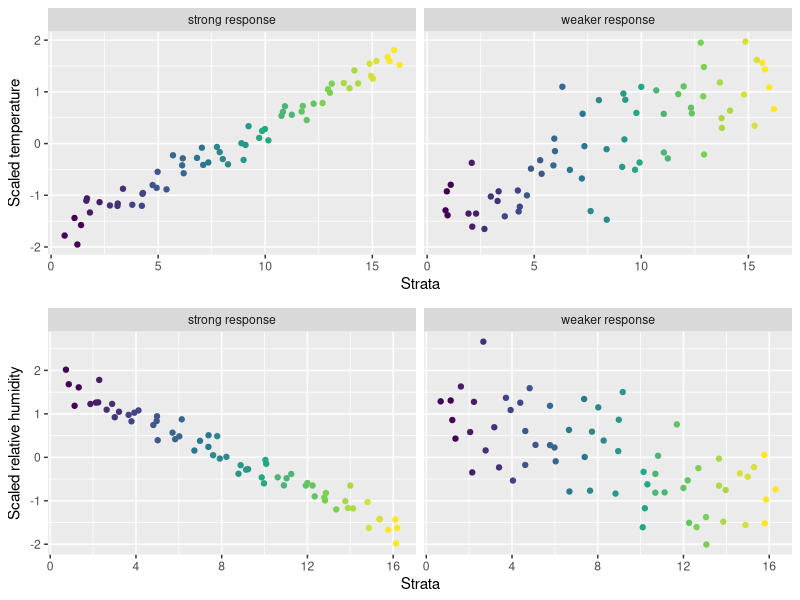
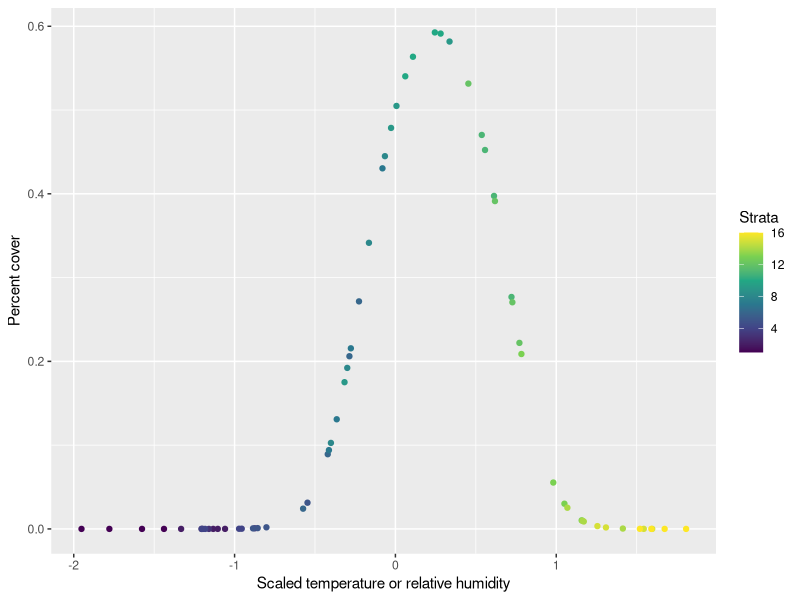
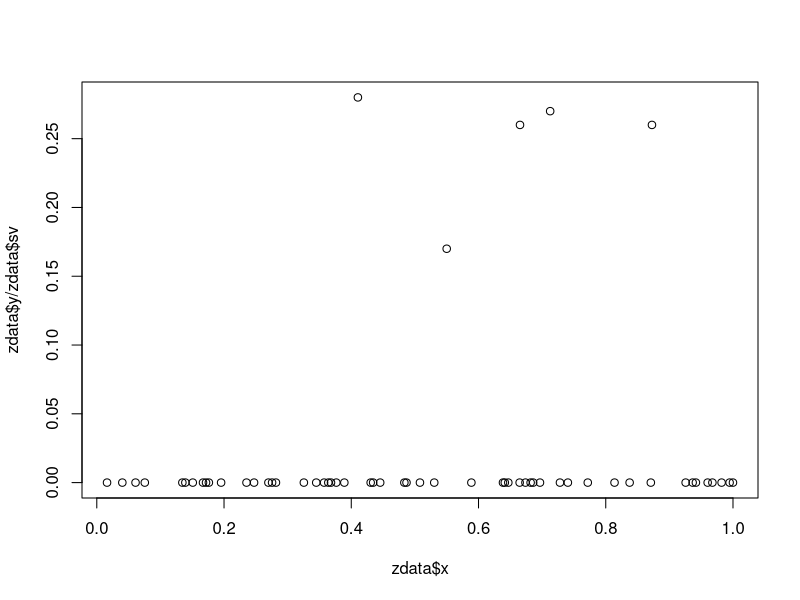

The R script that drew these images, in order:
## ---- chunk 1
#| echo: false
#| message: false

# general set-up
library(ggplot2)
library(VGAM)
library(cowplot)

# helper function to generate climate data from strata
clm_strata <- function(b_tmp, b_rh, sd, n) {
    s <- 1:16
    srep <- rep(s, each = n)
    tmp <- rnorm(length(srep), b_tmp * srep, sd)
    rh <- rnorm(length(srep), b_rh * srep, sd)
    
    data.frame(s = srep, tmp = scale(tmp), rh = scale(rh))
}



d1 <- clm_strata(b_tmp = 2, b_rh = -2, sd = 2, n = 4)
d2 <- clm_strata(b_tmp = 0.5, b_rh = -0.5, sd = 2, n = 4)

d1$scenario <- "strong response"
d2$scenario <- "weaker response"
d <- rbind(d1, d2)

p_tmp <- ggplot(d, aes(x = s, y = tmp, color = s)) +
    geom_jitter(height = 0) +
    facet_wrap(vars(scenario), nrow = 1) +
    scale_color_viridis_c() +
    theme(legend.position = "none") +
    xlab("Strata") + ylab("Scaled temperature")

p_rh <- ggplot(d, aes(x = s, y = rh, color = s)) +
    geom_jitter(height = 0) +
    facet_wrap(vars(scenario), nrow = 1) +
    scale_color_viridis_c() +
    theme(legend.position = "none") +
    xlab("Strata") + ylab("Scaled relative humidity")

plot_grid(p_tmp, p_rh, nrow = 2)
## ---- chunk 2
pfun <- function(x, b0, b1, b2) {
    1 / (1 + exp(-(b0 + b1 * x + b2 * x^2)))
}

x <- d1$tmp

ideal_response <- data.frame(s = d1$s, x = x, p = pfun(x, 0, 3, -6))

ggplot(ideal_response, aes(x = x, y = p, color = s)) +
    geom_point() +
    scale_color_viridis_c(name = "Strata") +
    xlab("Scaled temperature or relative humidity") +
    ylab("Percent cover")
## ---- chunk 3
#| echo: false

size <- 100  
nn <- 58
zdata <- data.frame(pstr0 = logitlink(2, inverse = TRUE),
                    x = runif(nn),
                    sv = rep(size, length = nn))
zdata$mubin <- logitlink(-1 + 2 * zdata$x - 2 * zdata$x, inverse = TRUE)

zdata$y <- rzibinom(nn, 
                    size = zdata$sv, 
                    prob = zdata$mubin, 
                    pstr0 = zdata$pstr0)


plot(zdata$x, zdata$y / zdata$sv)
